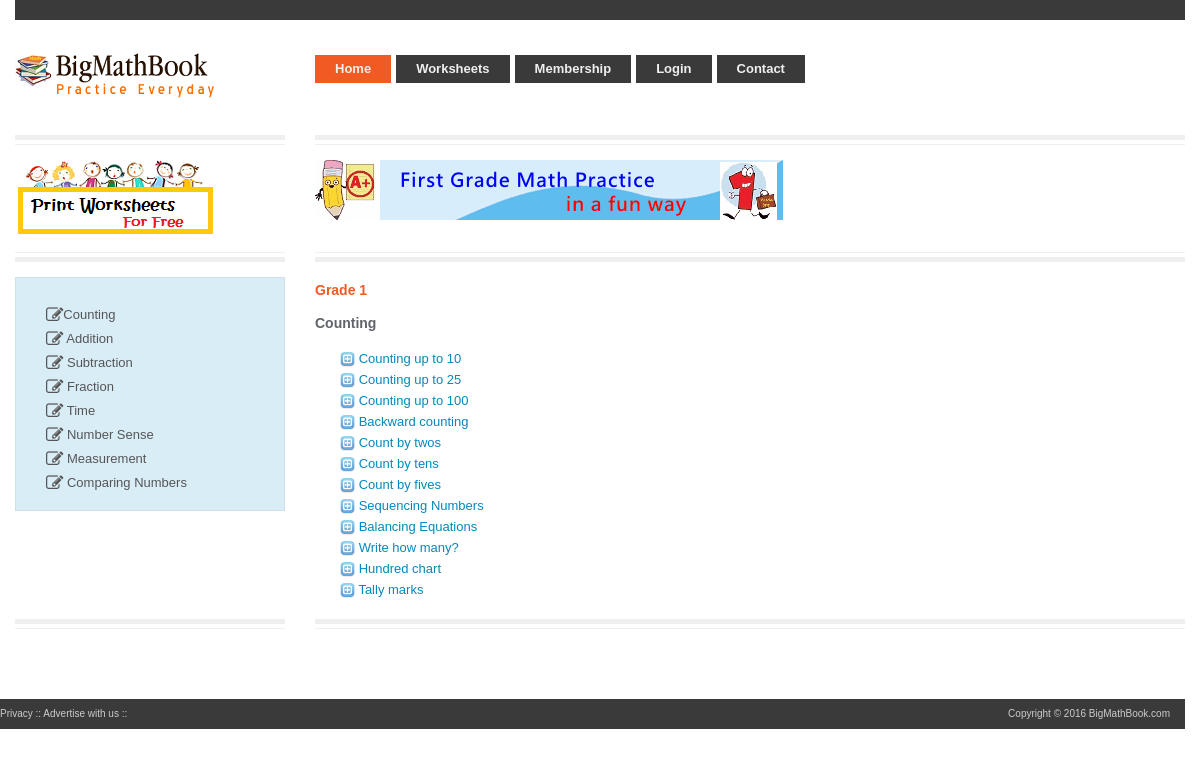
The page /gradeindex.php?cat=1 on the database its author committed.
### tables this page shows
CREATE TABLE IF NOT EXISTS `category` (
  `CatId` mediumint(9) NOT NULL AUTO_INCREMENT,
  `CatName` varchar(100) DEFAULT NULL,
  PRIMARY KEY (`CatId`)
);

CREATE TABLE IF NOT EXISTS `skills` (
  `Id` mediumint(9) NOT NULL AUTO_INCREMENT,
  `CatId` int(11) DEFAULT NULL,
  `Grade` varchar(30) NOT NULL,
  `Title` varchar(200) DEFAULT NULL,
  `worksheet` char(1) NOT NULL DEFAULT 'N',
  PRIMARY KEY (`Id`)
);

### gradeindex.php (the view, shortened to what this page needs)
<?php include 'cn.php';
      include 'top.php' ;
?>
  <div class="row">
      <div class="span3 clearfix">
   <div class="widget widget-list well">
          <ul class="nav nav-list">
		  <li><a href="gradeindex.php?cat=1"><i class="fa fa-edit fa-lg"></i>Counting</a></li>
		  <li><a href="gradeindex.php?cat=2"><i class="fa fa-edit fa-lg"></i> Addition</a></li>
          <li><a href="gradeindex.php?cat=3"><i class="fa fa-edit fa-lg"></i> Subtraction</a></li>
          <li><a href="gradeindex.php?cat=6"><i class="fa fa-edit fa-lg"></i> Fraction</a></li>
          <li><a href="gradeindex.php?cat=10"><i class="fa fa-edit fa-lg"></i> Time</a></li>
          <li><a href="gradeindex.php?cat=11"><i class="fa fa-edit fa-lg"></i> Number Sense</a></li>
		  <li><a href="gradeindex.php?cat=13"><i class="fa fa-edit fa-lg"></i> Measurement</a></li>
		  <li><a href="gradeindex.php?cat=17"><i class="fa fa-edit fa-lg"></i> Comparing Numbers</a></li>
        </ul>
        </div>
	  </div>
	  <div class="span9">
<div class="row">
<div class="span8">
<?php
$con=mysqli_connect($hostname,$username, $password, $db);
 $grade= '1';
$cat = $_GET['cat'];  ?>
<H3><?php  echo 'Grade ' , $grade;   ?></h3>
<div id="leftbar">
<?php
$qry ="select * from category where catid =$cat ";
$rs = mysqli_query($con,$qry);
$row = mysqli_fetch_row($rs);
$qry1 = "select * from skills where grade='" . $grade . "' and catid=$cat";
?>
 <h4><?php echo $row[1]; ?></h4>
	<ul>
	<?php
	$rs1 = mysqli_query($con,$qry1);
	while($row1 = mysqli_fetch_array($rs1))
	{
	  $img = "img/add.png";
	?>
    <li class="listspacing">
     <img src="<?php echo $img ?>" style="vertical-align:middle" width="15" height="15">
	 <a class="tooltip" id="i_<?php echo $row1[0] ?>" href="javascript:DoPost('<?php echo $row1[0]; ?>');" ><?php echo $row1['Title'] ;    ?></a>
	<?php
	}
	?>
</div>
 </div>
    </div>
	  </div>
	</div>
      	<div class="row margin10-40">
      	  <div class="span3"><div class="border-5-1"></div></div>
      	  <div class="span9"><div class="border-5-1 hide-border"></div>
		  </div>
    	</div>

### css/style.css (style rules this page uses)
img { max-width:100%; }
h1, h2, h3 { color:#F15A23; margin-bottom: 10px; }
h4,h5,h6 { color:#5f636a;margin-bottom: 10px; }
a { color:#0588BC; }
.italic, italic, i { font-style:italic; }
.border-5-1 { border-top: 5px solid #EFEFEF; border-bottom: 1px solid #EFEFEF; clear: both; height: 4px; margin: 0; }
.margin10-40 { margin-top:10px; margin-bottom:40px; }
.well { padding: 15px; background-color: #efefef; border: 1px solid #EEE; border: 1px solid rgba(0, 0, 0, 0.05); -webkit-border-radius: 0px; -moz-border-radius: 0px; border-radius: 0px; -webkit-box-shadow:none; -moz-box-shadow:none; box-shadow: none; }
ul { list-style-type: none; padding: 0px; margin: 10px; }
ul li { background-position: 0px 5px; padding-left: 15px; line-height :18px; }
#bottom-panel { background-color: #3A3A3A; margin-top:30px; }
#bottom-panel span { color: #ccc; font-size:10px; float:right; line-height:30px; margin-right:15px; margin-left:15px; }
#bottom-panel .site-name { float:left; }
.widget { color:#888; }
.widget li a { color:#555; }
.widget ul { list-style:none; margin-left:0; margin-bottom:0; }
.widget-list { padding:15px 0; }
.nav > li { margin-bottom:0px; }
.nav-list > li > a, .nav-list .nav-header { text-shadow: none; }

### css/userdesign.css (style rules this page uses)
#leftbar { float: left; min-height: 100px; }
.row:before, .row:after { display: table; line-height: 0; content: ""; }
.row:after { clear: both; }
.well { background-color: #d9edf7; }
li.listspacing { margin-bottom: 3px; }

### rows shown on the page
category: CatName "Counting"
skills: Title "Counting up to 10"
skills: Title "Counting up to 25"
skills: Title "Counting up to 100"
skills: Title "Backward counting"
skills: Title "Count by twos"
skills: Title "Count by tens"
skills: Title "Count by fives"
skills: Title "Sequencing Numbers"
skills: Title "Balancing Equations"
skills: Title "Write how many?"
skills: Title "Hundred chart"
skills: Title "Tally marks"

### other values the page prints
$grade "1"
